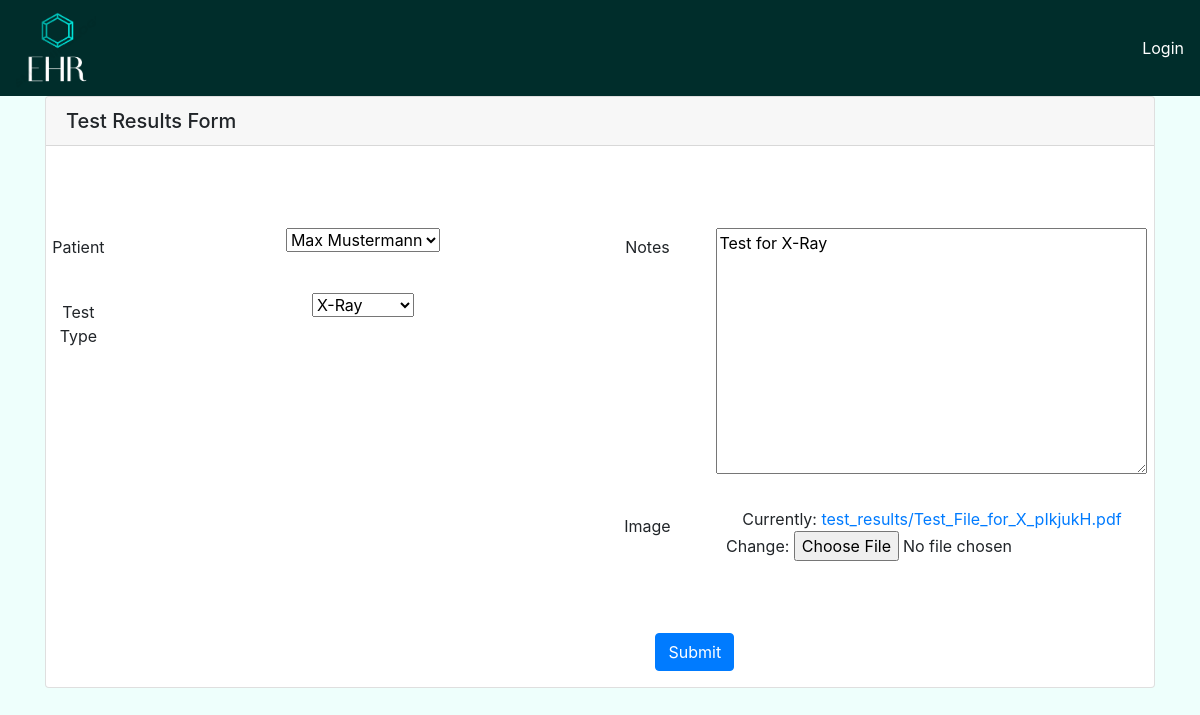
Screenshot of /update_test_result/3/ with the database file from the repository.
### app/models.py (models this page shows, shortened)
class TestResult(models.Model):
    PATIENT_GENDER_CHOICES = [
        ('Male', 'Male'),
        ('Female', 'Female'),
        ('Other', 'Other')
    ]
    TEST_TYPE_CHOICES = [
        ('Blood Test', 'Blood Test'),
        ('MRI', 'MRI'),
        ('XRAY', 'X-Ray')
    ]
    patient = models.ForeignKey(Patients, on_delete=models.CASCADE)
    test_type = models.CharField(max_length=10, choices=TEST_TYPE_CHOICES)
    lab_result_notes = models.TextField()
    medical_image = models.FileField(upload_to='test_results/')

### app/views.py (the view)
# urls.py: path('update_test_result/<int:pk>/', views.update_test_result, name='update_test_result'),
def update_test_result(request, pk):
    test_result = get_object_or_404(TestResult, pk=pk)
    if request.method == 'POST':
        form = TestResultForm(request.POST, request.FILES, instance=test_result)
        if form.is_valid():
            form.save()
            return redirect('test_results')
    else:
        form = TestResultForm(instance=test_result)
    return render(request, 'app/add_test_result.html', {'form': form})

### app/forms.py
class TestResultForm(ModelForm):
    class Meta:
        model = TestResult
        fields = '__all__'

### app/models.py (called while the page is built)
    def __str__(self):
        return f"{self.name}"

### app/templates/app/add_test_result.html (shortened to what this page needs)
{% extends 'index.html' %}
{% block content %}
<div class="container">
  <div class="card">
    <h5 class="card-header">Test Results Form</h5>
    <form method="POST" enctype="multipart/form-data">
      <div class="row">
        <div class="col-6">
          <div class="form-group row">
            <label for="{{form.patient_name.id_for_label}}" class="col-sm-2 col-form-label"> Patient</label>
            <div class="col-sm-10">
              {{form.patient}}
            </div>
          </div>
          <div class="form-group row">
            <label for="{{form.test_type.id_for_label}}" class="col-sm-2 col-form-label"> Test Type</label>
            <div class="col-sm-10">
              {{form.test_type}}
            </div>
          </div>
        </div>
        <div class="col-6">
          <div class="form-group row">
            <label for="{{form.lab_result_notes.id_for_label}}" class="col-sm-2 col-form-label"> Notes</label>
            <div class="col-sm-10">
              {{form.lab_result_notes}}
            </div>
          </div>
          <div class="form-group row">
            <label for="{{form.medical_image.id_for_label}}" class="col-sm-2 col-form-label">Image</label>
            <div class="col-sm-10">
              {{form.medical_image}}
            </div>
          </div>
        </div>
      </div>
      <div class="form-group row">
        <div class="col-sm-10 offset-sm-2">
          <button type="submit" class="btn btn-primary">Submit</button>
        </div>
      </div>
    </form>
  </div>
</div>
{% endblock %}

### static/css/style.css (style rules this page uses)
html,body { background-color: #EEFFFC }
.row { margin-top:5%; text-align: center; }

### rows the page displays
TestResult: patient "Max Mustermann", test_type "X-Ray", lab_result_notes "Test for X-Ray"
